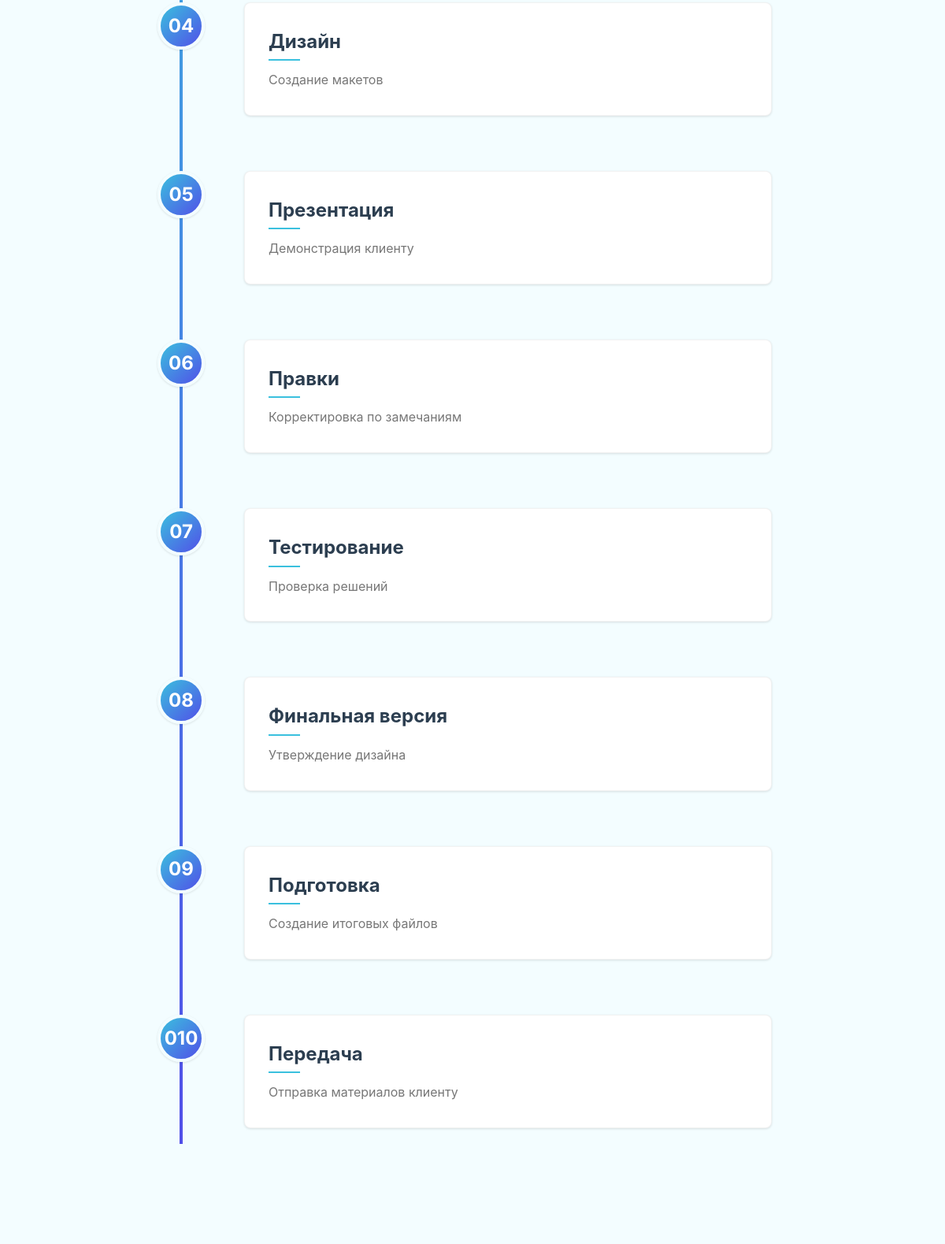
/workflow/ (middle part), run on an earlier commit of the app's database.
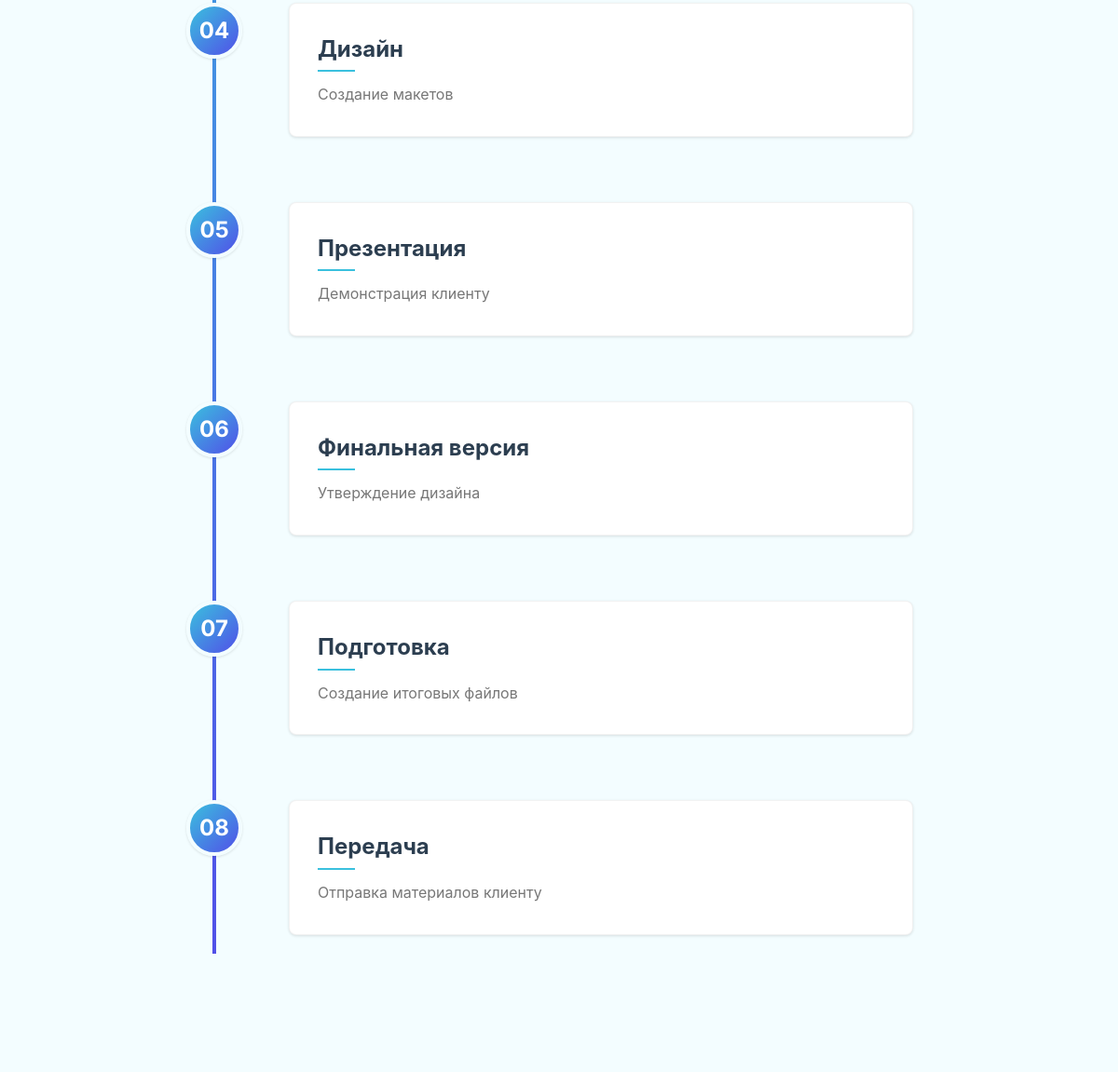
And on a later commit of the database.
### design_studio/models.py (models this page shows, shortened)
class WorkStage(models.Model):
    title = models.CharField(max_length=200, verbose_name="Название этапа")
    description = models.TextField(verbose_name="Описание")
    order = models.PositiveIntegerField(default=0, verbose_name="Порядок")
    class Meta:
        ordering = ['order']
        verbose_name = 'Этап работы'
        verbose_name_plural = 'Этапы работы'

### design_studio/views.py (the view)
# urls.py: path('workflow/', views.workflow, name='workflow'),
def workflow(request):
    stages = WorkStage.objects.all().order_by('order')
    return render(request, 'design_studio/workflow.html', {'stages': stages})

### templates/design_studio/workflow.html (shortened to what this page needs)
{% extends 'design_studio/base.html' %}
{% block content %}
<section class="stages">
    <div class="container">
        <div class="timeline">
            {% for stage in stages %}
            <div class="timeline-item">
                <div class="timeline-number">0{{ forloop.counter }}</div>
                <div class="timeline-content">
                    <div class="view-mode">
                        <h3>{{ stage.title }}</h3>
                        <p>{{ stage.description }}</p>
                    </div>
                </div>
            </div>
            {% endfor %}
        </div>
    </div>
</section>
{% endblock %}

### templates/design_studio/base.html (shortened to what this page needs)
<!DOCTYPE html>
<html lang="ru">
<head>
    <link rel="stylesheet" href="https://cdnjs.cloudflare.com/ajax/libs/font-awesome/6.0.0-beta3/css/all.min.css">
    <link rel="stylesheet" href="/static/css/style.css">
</head>
<body>
    <main>
        {% block content %}{% endblock %}
    </main>
</body>
</html>

### design_studio/static/css/style.css (style rules this page uses)
:root { --primary-color: #3ac0de; --secondary-color: #5150e8; --background-color: #f3fdff; --text-color: #333; --light-text: #777; --white: #fff; --dark-bg: #2c3e50; --shadow-sm: 0 1px 3px rgba(0, 0, 0, 0.12); --shadow-md: 0 4px 6px rgba(0, 0, 0, 0.1); --shadow-lg: 0 10px 25px rgba(0, 0, 0, 0.1); --transition: all 0.3s cubic-bezier(0.25, 0.8, 0.25, 1); --border-radius: 8px; }
* { margin: 0; padding: 0; box-sizing: border-box; }
body { font-family: 'Inter', -apple-system, BlinkMacSystemFont, sans-serif; background-color: var(--background-color); color: var(--text-color); line-height: 1.6; -webkit-font-smoothing: antialiased; -moz-osx-font-smoothing: grayscale; }
.container { width: 90%; max-width: 1200px; margin: 0 auto; padding: 0 15px; }
.stages { padding: 100px 0; }
.timeline { position: relative; max-width: 800px; margin: 0 auto; }
.timeline::before { content: ''; position: absolute; width: 4px; background: linear-gradient(to bottom, var(--primary-color), var(--secondary-color)); top: 0; bottom: 0; left: 30px; margin-left: -2px; }
.timeline-item { position: relative; margin-bottom: 60px; }
.timeline-number { position: absolute; width: 60px; height: 60px; border-radius: 50%; background: linear-gradient(135deg, var(--primary-color), var(--secondary-color)); color: var(--white); display: flex; align-items: center; justify-content: center; font-size: 1.5rem; font-weight: 700; left: 0; box-shadow: var(--shadow-sm); border: 4px solid var(--background-color); }
.timeline-content { margin-left: 90px; padding: 30px; background-color: var(--white); border-radius: var(--border-radius); box-shadow: var(--shadow-sm); transition: var(--transition); border: 1px solid rgba(0, 0, 0, 0.05); }
.timeline-content h3 { font-size: 1.5rem; margin-bottom: 15px; color: var(--dark-bg); position: relative; display: inline-block; }
.timeline-content h3::after { content: ''; position: absolute; bottom: -5px; left: 0; width: 40px; height: 2px; background-color: var(--primary-color); }
.timeline-content p { color: var(--light-text); line-height: 1.8; }

### templates/design_studio/workflow.html (style rules this page uses)
.timeline-item { position: relative; margin-bottom: 30px; padding: 20px; border-radius: 8px; transition: all 0.3s; }
.timeline-number { font-size: 24px; font-weight: bold; margin-bottom: 15px; }

What changed in the data, as far as the page shows it:
removed WorkStage: title "Правки", description "Корректировка по замечаниям"
removed WorkStage: title "Тестирование", description "Проверка решений"
